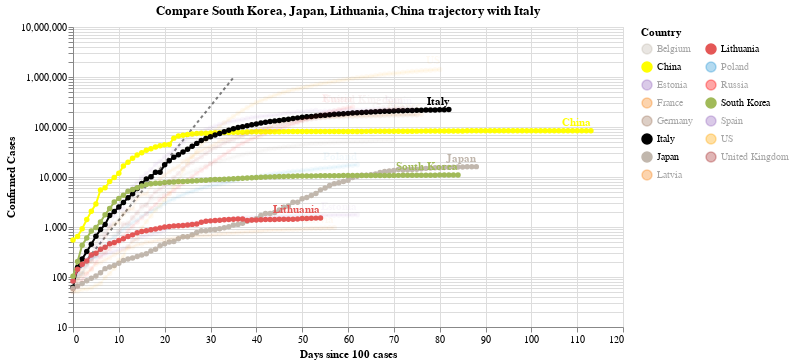

Here is the notebook cell this chart was saved with:
### Code cell
#hide_input
chart3 = make_since_chart(dff2, ['South Korea', 'Japan', 'Lithuania', 'China'], baseline_countries)
chart3

### Figure 1 — Vega-Lite specification as saved in the notebook (floating-point values rounded to 4 significant figures; data arrays with more than 128 entries replaced by an {"elided": "..."} marker saying what was removed)
{"config": {"view": {"continuousWidth": 400, "continuousHeight": 300}}, "layer": [{"data": {"name": "data-628230001892d6798b50651be41d1b3e"}, "mark": {"type": "line", "color": "black", "opacity": 0.5, "strokeDash": [3, 3]}, "encoding": {"x": {"type": "quantitative", "field": "Days since 100 cases"}, "y": {"type": "quantitative", "field": "Confirmed Cases"}}}, {"data": {"name": "data-cfdc71e2bf78a6cd48de1ce5b0ed9613"}, "mark": {"type": "line", "point": true}, "encoding": {"color": {"type": "nominal", "field": "Country", "legend": {"columns": 2}, "scale": {"domain": ["Belgium", "China", "Estonia", "France", "Germany", "Italy", "Japan", "Latvia", "Lithuania", "Poland", "Russia", "South Korea", "Spain", "US", "United Kingdom"], "range": ["#C1B7AD", "yellow", "#9467bd", "#F58518", "#9D755D", "black", "#C1B7AD", "#F58518", "#E45756", "#2495D3", "red", "#A1BA59", "#9467bd", "orange", "brown"]}}, "opacity": {"condition": {"value": 1, "selection": "selector007"}, "value": 0.05}, "tooltip": [{"type": "nominal", "field": "Country"}, {"type": "temporal", "field": "Date"}, {"type": "quantitative", "field": "Confirmed Cases"}, {"type": "quantitative", "field": "Days since 100 cases"}], "x": {"type": "quantitative", "field": "Days since 100 cases"}, "y": {"type": "quantitative", "field": "Confirmed Cases", "scale": {"type": "log"}}}, "selection": {"selector007": {"type": "multi", "fields": ["Country"], "bind": "legend", "init": [{"Country": "South Korea"}, {"Country": "Japan"}, {"Country": "Lithuania"}, {"Country": "China"}, {"Country": "Italy"}]}}, "width": 550}, {"data": {"name": "data-cfdc71e2bf78a6cd48de1ce5b0ed9613"}, "mark": {"type": "text", "align": "right", "dy": -8, "fontWeight": "bold"}, "encoding": {"color": {"type": "nominal", "field": "Country", "legend": {"columns": 2}, "scale": {"domain": ["Belgium", "China", "Estonia", "France", "Germany", "Italy", "Japan", "Latvia", "Lithuania", "Poland", "Russia", "South Korea", "Spain", "US", "United Kingdom"], "range": ["#C1B7AD", "yellow", "#9467bd", "#F58518", "#9D755D", "black", "#C1B7AD", "#F58518", "#E45756", "#2495D3", "red", "#A1BA59", "#9467bd", "orange", "brown"]}}, "opacity": {"condition": {"value": 1, "selection": "selector007"}, "value": 0.05}, "text": {"type": "nominal", "field": "Country"}, "tooltip": [{"type": "nominal", "field": "Country"}, {"type": "temporal", "field": "Date"}, {"type": "quantitative", "field": "Confirmed Cases"}, {"type": "quantitative", "field": "Days since 100 cases"}], "x": {"type": "quantitative", "field": "Days since 100 cases"}, "y": {"type": "quantitative", "field": "Confirmed Cases", "scale": {"type": "log"}}}, "transform": [{"filter": "(datum['Date'] >= 1589414400000)"}], "width": 550}], "title": "Compare South Korea, Japan, Lithuania, China trajectory with Italy", "$schema": "https://vega.github.io/schema/vega-lite/v4.0.2.json", "datasets": {"data-628230001892d6798b50651be41d1b3e": [{"Days since 100 cases": 0, "Confirmed Cases": 100.0}, {"Days since 100 cases": 1, "Confirmed Cases": 130.0}, {"Days since 100 cases": 2, "Confirmed Cases": 169.0}, {"Days since 100 cases": 3, "Confirmed Cases": 219.7}, {"Days since 100 cases": 4, "Confirmed Cases": 285.6}, {"Days since 100 cases": 5, "Confirmed Cases": 371.3}, {"Days since 100 cases": 6, "Confirmed Cases": 482.7}, {"Days since 100 cases": 7, "Confirmed Cases": 627.5}, {"Days since 100 cases": 8, "Confirmed Cases": 815.7}, {"Days since 100 cases": 9, "Confirmed Cases": 1060.0}, {"Days since 100 cases": 10, "Confirmed Cases": 1379.0}, {"Days since 100 cases": 11, "Confirmed Cases": 1792.0}, {"Days since 100 cases": 12, "Confirmed Cases": 2330.0}, {"Days since 100 cases": 13, "Confirmed Cases": 3029.0}, {"Days since 100 cases": 14, "Confirmed Cases": 3937.0}, {"Days since 100 cases": 15, "Confirmed Cases": 5119.0}, {"Days since 100 cases": 16, "Confirmed Cases": 6654.0}, {"Days since 100 cases": 17, "Confirmed Cases": 8650.0}, {"Days since 100 cases": 18, "Confirmed Cases": 11250.0}, {"Days since 100 cases": 19, "Confirmed Cases": 14620.0}, {"Days since 100 cases": 20, "Confirmed Cases": 19000.0}, {"Days since 100 cases": 21, "Confirmed Cases": 24710.0}, {"Days since 100 cases": 22, "Confirmed Cases": 32120.0}, {"Days since 100 cases": 23, "Confirmed Cases": 41750.0}, {"Days since 100 cases": 24, "Confirmed Cases": 54280.0}, {"Days since 100 cases": 25, "Confirmed Cases": 70560.0}, {"Days since 100 cases": 26, "Confirmed Cases": 91730.0}, {"Days since 100 cases": 27, "Confirmed Cases": 119300.0}, {"Days since 100 cases": 28, "Confirmed Cases": 155000.0}, {"Days since 100 cases": 29, "Confirmed Cases": 201500.0}, {"Days since 100 cases": 30, "Confirmed Cases": 262000.0}, {"Days since 100 cases": 31, "Confirmed Cases": 340600.0}, {"Days since 100 cases": 32, "Confirmed Cases": 442800.0}, {"Days since 100 cases": 33, "Confirmed Cases": 575600.0}, {"Days since 100 cases": 34, "Confirmed Cases": 748300.0}, {"Days since 100 cases": 35, "Confirmed Cases": 972800.0}], "data-cfdc71e2bf78a6cd48de1ce5b0ed9613": {"elided": "1125 records"}}}
